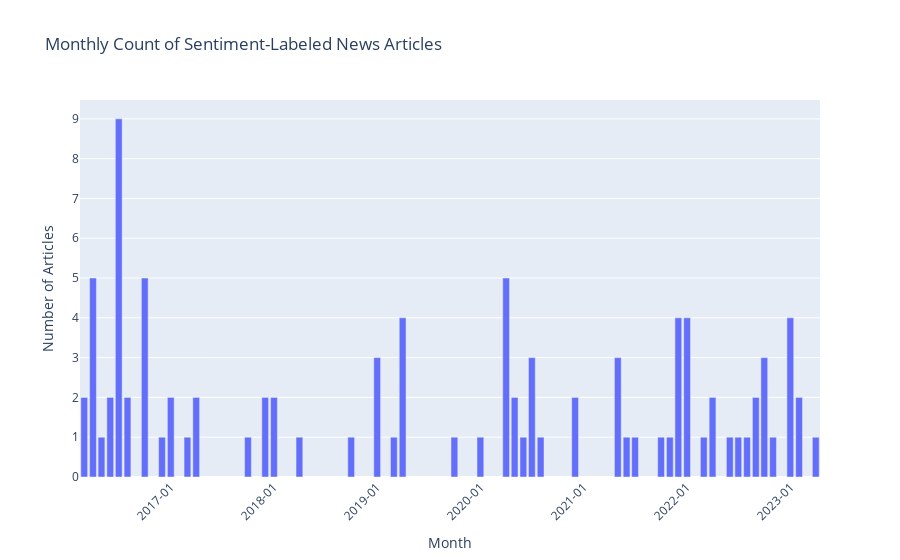

Notebook cell for this chart:
### Code cell
plot_timeseries(summarized_news_filtered)

### Figure 1 — Plotly figure (JSON) as saved in the notebook; plotly's stock layout.template omitted (floating-point values rounded to 4 significant figures)
{"data": [{"alignmentgroup": "True", "hovertemplate": "YearMonth=%{x}<br>Count=%{y}<extra></extra>", "legendgroup": "", "marker": {"color": "#636efa", "pattern": {"shape": ""}}, "name": "", "offsetgroup": "", "orientation": "v", "showlegend": false, "textposition": "auto", "type": "bar", "x": ["2016-03-01T00:00:00", "2016-04-01T00:00:00", "2016-05-01T00:00:00", "2016-06-01T00:00:00", "2016-07-01T00:00:00", "2016-08-01T00:00:00", "2016-10-01T00:00:00", "2016-12-01T00:00:00", "2017-01-01T00:00:00", "2017-03-01T00:00:00", "2017-04-01T00:00:00", "2017-10-01T00:00:00", "2017-12-01T00:00:00", "2018-01-01T00:00:00", "2018-04-01T00:00:00", "2018-10-01T00:00:00", "2019-01-01T00:00:00", "2019-03-01T00:00:00", "2019-04-01T00:00:00", "2019-10-01T00:00:00", "2020-01-01T00:00:00", "2020-04-01T00:00:00", "2020-05-01T00:00:00", "2020-06-01T00:00:00", "2020-07-01T00:00:00", "2020-08-01T00:00:00", "2020-12-01T00:00:00", "2021-05-01T00:00:00", "2021-06-01T00:00:00", "2021-07-01T00:00:00", "2021-10-01T00:00:00", "2021-11-01T00:00:00", "2021-12-01T00:00:00", "2022-01-01T00:00:00", "2022-03-01T00:00:00", "2022-04-01T00:00:00", "2022-06-01T00:00:00", "2022-07-01T00:00:00", "2022-08-01T00:00:00", "2022-09-01T00:00:00", "2022-10-01T00:00:00", "2022-11-01T00:00:00", "2023-01-01T00:00:00", "2023-02-01T00:00:00", "2023-04-01T00:00:00"], "xaxis": "x", "y": [2, 5, 1, 2, 9, 2, 5, 1, 2, 1, 2, 1, 2, 2, 1, 1, 3, 1, 4, 1, 1, 5, 2, 1, 3, 1, 2, 3, 1, 1, 1, 1, 4, 4, 1, 2, 1, 1, 1, 2, 3, 1, 4, 2, 1], "yaxis": "y"}], "layout": {"barmode": "relative", "legend": {"tracegroupgap": 0}, "title": {"text": "Monthly Count of Sentiment-Labeled News Articles"}, "xaxis": {"anchor": "y", "domain": [0, 1], "tickangle": -45, "tickformat": "%Y-%m", "title": {"text": "Month"}}, "yaxis": {"anchor": "x", "domain": [0, 1], "title": {"text": "Number of Articles"}}}}
